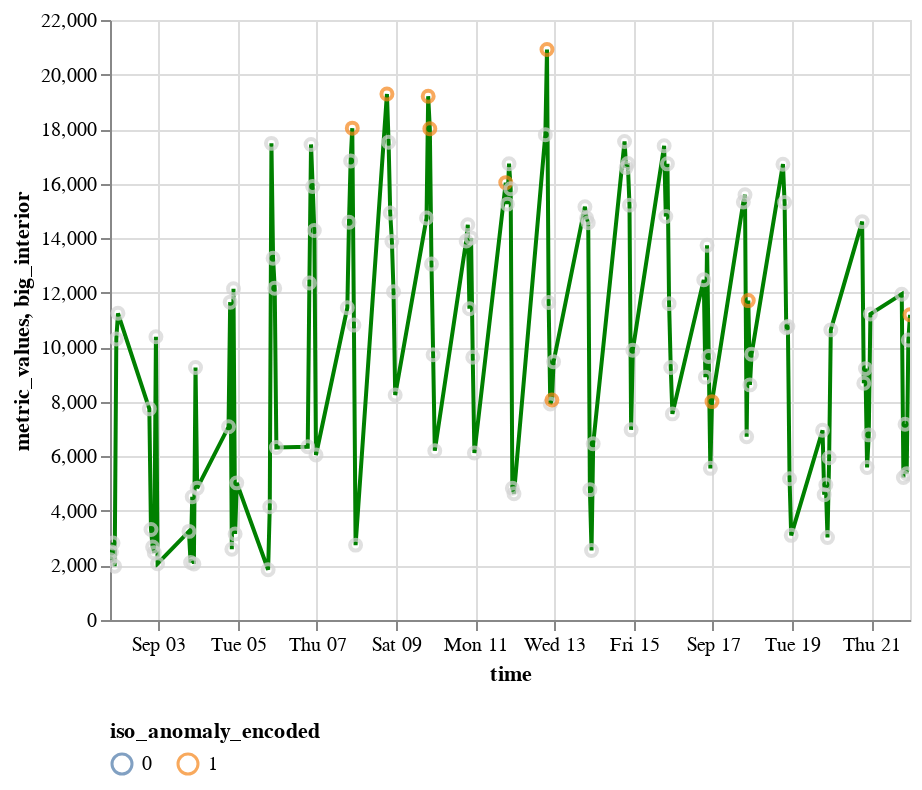

Notebook code for this chart:
### Code cell
import altair as alt

# Create a selection for the cursor
cursor = alt.selection_single(on='mouseover', nearest=True, empty='none')

# Base chart for metric values
base = alt.Chart(result_copy1).mark_line(color='green').encode(
    x='time',
    y='metric_values'
).properties(
    width=400  # Set an explicit width for the base chart
)

# Points for anomalies
points = base.mark_point().encode(
    color=alt.condition(
        alt.datum['iso_anomaly_encoded'] > 0,
        'iso_anomaly_encoded:N',
        alt.value('lightgray')
    ),
    tooltip=['time', 'metric_values', 'iso_anomaly_encoded']
).add_selection(
    cursor
)

# Line for big_interior
interior_line = alt.Chart(result_copy1).transform_filter(
    cursor
).mark_line(color='yellow').encode(
    x='time',
    y='big_interior:Q',
    detail='big_interior:N'
).properties(
    width=base.properties()['width']  # Set width to 1/6th of the base chart
)

# Combine charts and add legend
chart = (base + points + interior_line).configure_legend(
    orient='bottom'
).interactive()

chart
